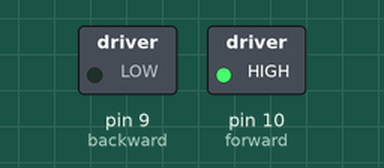
This sketch was run on a simulated Arduino Uno, built with avr-gcc and run on an emulated ATmega328P. Shown: switched loads named in the sketch (green lamp = pin HIGH).

Above: at 0.1 s.
Timing chart, 0 to 1.6 s (numbered marks = the images above):
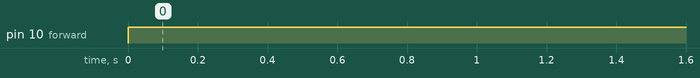

Measured:
- by itself, pin 10 (forward): LOW → HIGH at 0.00 s

The sketch:

DC_Motor_Way.ino
```cpp
const int forward = 10;
const int backward = 9;
const int buton = 13;
bool way = 0, st =0;

void setup(){
    Serial.begin( 9600 );
    pinMode( forward, OUTPUT );
    pinMode( backward, OUTPUT );
}

void loop(){
    //change_way_buton_1( way );
    change_way_pin( way );
}

void change_way_pin( bool w ){
    digitalWrite( forward, !w  );
    digitalWrite( backward, w );
}

void change_way_buton( bool w ){
    w = digitalRead( buton );
    if( w == HIGH ){
        st = !st;
        while( w == HIGH )
            w = digitalRead( buton );
    }
    digitalWrite( forward, st );
    digitalWrite( backward, !st );
}

void change_way_buton_1( bool w ){
    w = digitalRead( buton );
    digitalWrite( forward, w );
    digitalWrite( backward, !w );
}
```
